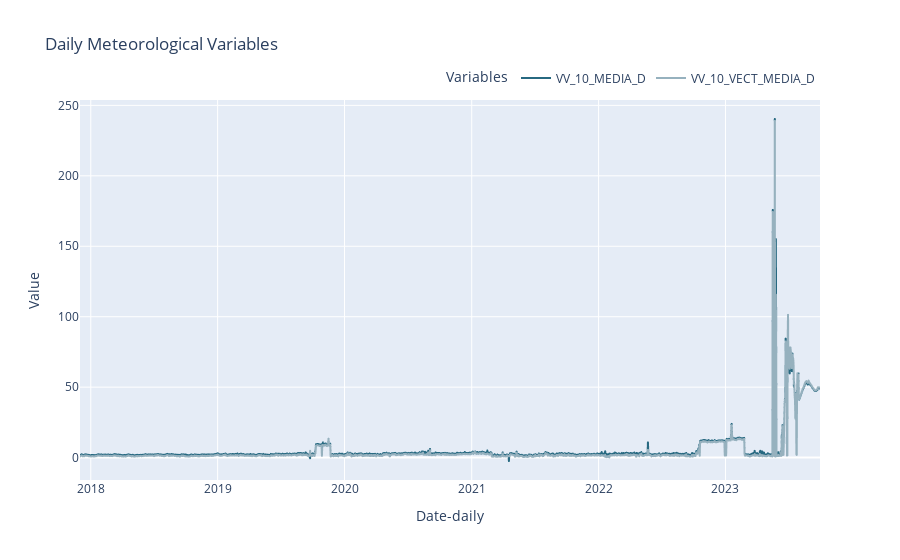

Source (notebook cell):
### Code cell
#Velocidad media y Persistencia diaria

# Lista de variables a graficar
variables = ['VV_10_MEDIA_D', 'VV_10_VECT_MEDIA_D']

# Crear un gráfico de líneas interactivas
fig = px.line(df, x=df.index, y=variables,
              title='Daily Meteorological Variables',
              labels={'value': 'Value', 'index': 'Date'},
              color_discrete_map={'VV_10_MEDIA_D': '#276981', 'VV_10_VECT_MEDIA_D': '#96b1be'})

# Personalizar el diseño del gráfico
fig.update_layout(
    legend=dict(
        title='Variables',
        orientation='h',
        yanchor='bottom',
        y=1.02,
        xanchor='right',
        x=1
    ),
    xaxis_title='Date-daily',
    yaxis_title='Value',
)

# Mostrar el gráfico interactivo
fig.show()

### Figure 1 — Plotly figure (JSON) as saved in the notebook; plotly's stock layout.template omitted (floating-point values rounded to 4 significant figures; data arrays with more than 128 entries replaced by an {"elided": "..."} marker saying what was removed)
{"data": [{"hovertemplate": "variable=VV_10_MEDIA_D<br>FECHA=%{x}<br>Value=%{y}<extra></extra>", "legendgroup": "VV_10_MEDIA_D", "line": {"color": "#276981", "dash": "solid"}, "marker": {"symbol": "circle"}, "mode": "lines", "name": "VV_10_MEDIA_D", "showlegend": true, "type": "scattergl", "x": {"elided": "2130 str values"}, "xaxis": "x", "y": {"elided": "2130 float values"}, "yaxis": "y"}, {"hovertemplate": "variable=VV_10_VECT_MEDIA_D<br>FECHA=%{x}<br>Value=%{y}<extra></extra>", "legendgroup": "VV_10_VECT_MEDIA_D", "line": {"color": "#96b1be", "dash": "solid"}, "marker": {"symbol": "circle"}, "mode": "lines", "name": "VV_10_VECT_MEDIA_D", "showlegend": true, "type": "scattergl", "x": {"elided": "2130 str values"}, "xaxis": "x", "y": {"elided": "2130 float values"}, "yaxis": "y"}], "layout": {"legend": {"orientation": "h", "title": {"text": "Variables"}, "tracegroupgap": 0, "x": 1, "xanchor": "right", "y": 1.02, "yanchor": "bottom"}, "title": {"text": "Daily Meteorological Variables"}, "xaxis": {"anchor": "y", "domain": [0, 1], "title": {"text": "Date-daily"}}, "yaxis": {"anchor": "x", "domain": [0, 1], "title": {"text": "Value"}}}}
